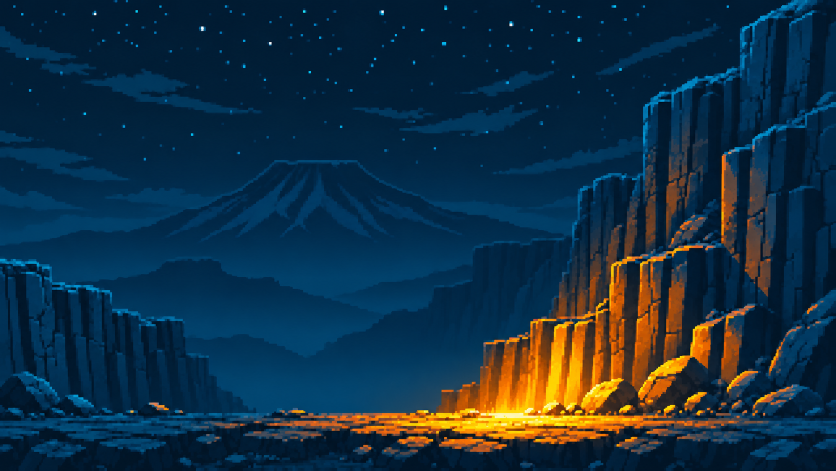
#> input picture example/canyon_relit.png, 1672 x 941 px (shown at 1/2 size)
$ python make_marked_input.py ../example/canyon_relit.png 5 5 ../example/explosion_sheet.png
#> lines starting #> are read from the running program, lines starting #| are printed output that depends on the picture
"""Input picture for the relight prompt: the background enlarged x5 (nearest) with a solid orange spot
where the blast touches the ground, so the image AI knows where the fire is.

usage: python scripts/make_marked_input.py BG.png X Y OUT.png
X, Y = the spot in game pixels (for the example canyon: 196 154, 5 px above the ground point 196 159).
"""
import os
import sys

from PIL import Image, ImageDraw

bg, x, y, out = sys.argv[1], int(sys.argv[2]), int(sys.argv[3]), sys.argv[4]
os.makedirs(os.path.dirname(os.path.abspath(out)), exist_ok=True)
im = Image.open(bg).convert("RGB")
#> im is the input picture: PIL image 1672x941 RGB; mean R, G, B 19.5, 47.3, 66.2
big = im.resize((im.width * 5, im.height * 5), Image.Resampling.NEAREST)
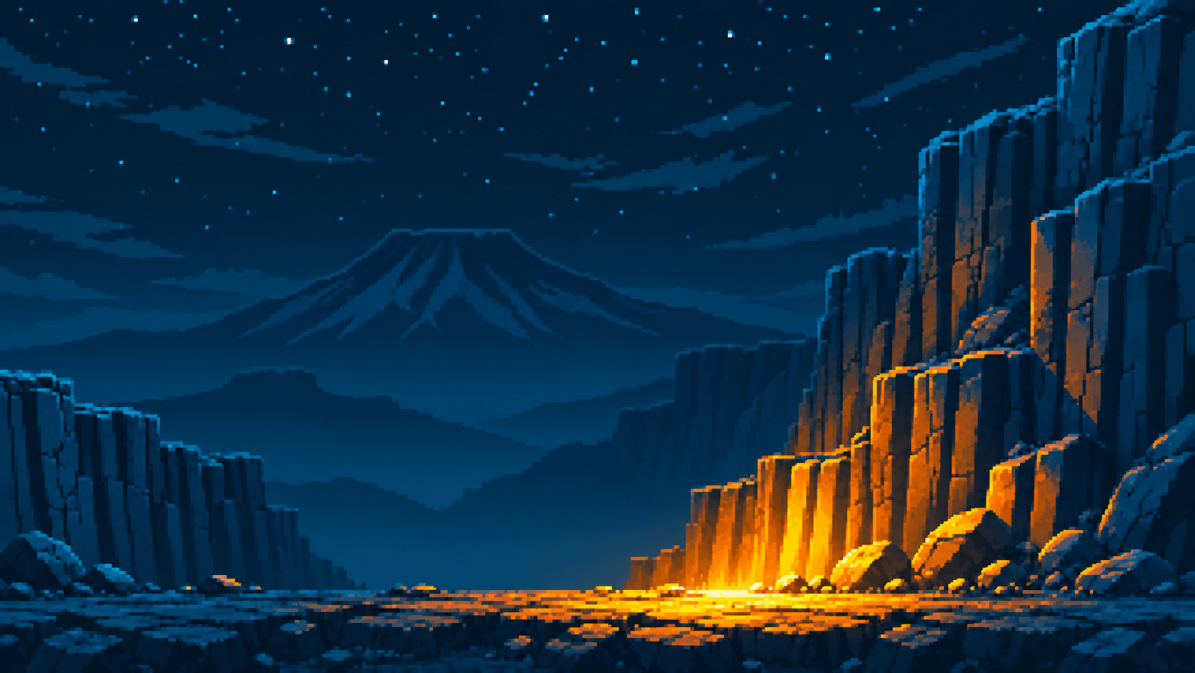
#> big: PIL image 8360x4705 RGB (shown at 1/7 size); mean R, G, B 19.5, 47.3, 66.2
d = ImageDraw.Draw(big)
cx, cy = x * 5 + 2, y * 5 + 2
d.ellipse([cx - 28, cy - 28, cx + 28, cy + 28], fill=(255, 140, 0))
big.save(out)
print(out, big.size)
#| ../example/explosion_sheet.png (8360, 4705)
